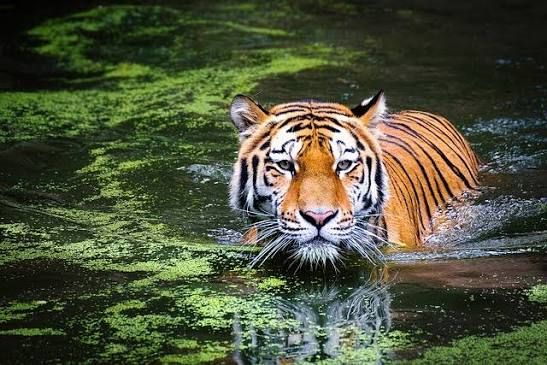
#> input picture sample images/images (4).jpg, 547 x 365 px, found by its file name
$ python ex12.py
#> lines starting #> are read from the running program, lines starting #| are printed output that depends on the picture
import cv2
import numpy as np

img = cv2.imread(r"D:\Computer vision\sample images\images (4).jpg")
#> img is the input picture: shape (365, 547, 3); mean B, G, R 59.3, 83.1, 77.5

if img is None:
    print("Error: Image not found!")
else:
    rows, cols = img.shape[:2]
#> rows = 365; cols = 547

    pts1 = np.float32([[50,50],[250,50],[50,250],[250,250]])
    pts2 = np.float32([[0,0],[300,0],[0,300],[300,300]])

    M = cv2.getPerspectiveTransform(pts1, pts2)

    perspective = cv2.warpPerspective(img, M, (300,300))
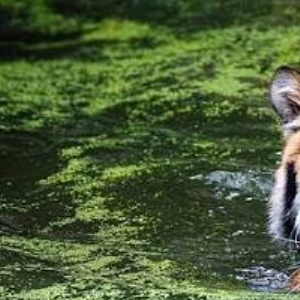
#> perspective: shape (300, 300, 3); mean B, G, R 54, 91.7, 73.4

    cv2.imshow("Original Image", img)
    cv2.imshow("Perspective Transformation", perspective)

    cv2.waitKey(0)
    cv2.destroyAllWindows()

$ run again, with sample images/images (1).jpg copied over sample images/images (4).jpg
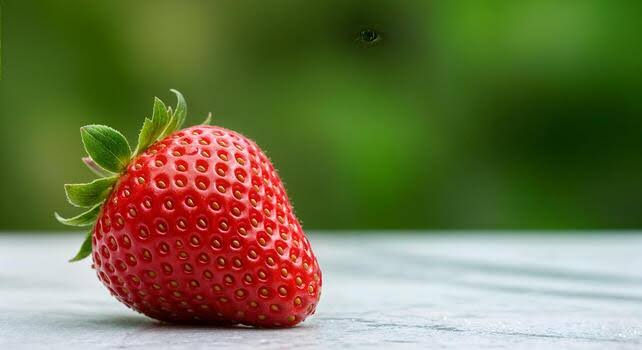
#> input picture sample images/images (1).jpg, 642 x 350 px, found by its file name
#> img is the input picture: shape (350, 642, 3); mean B, G, R 73.7, 116, 112.3
#> `perspective = cv2.warpPerspective(img, M, (300,300))`:
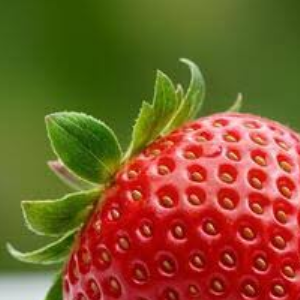
#> perspective: shape (300, 300, 3); mean B, G, R 41.5, 88.8, 126.5

$ run again, with sample images/images (2).jpg copied over sample images/images (4).jpg
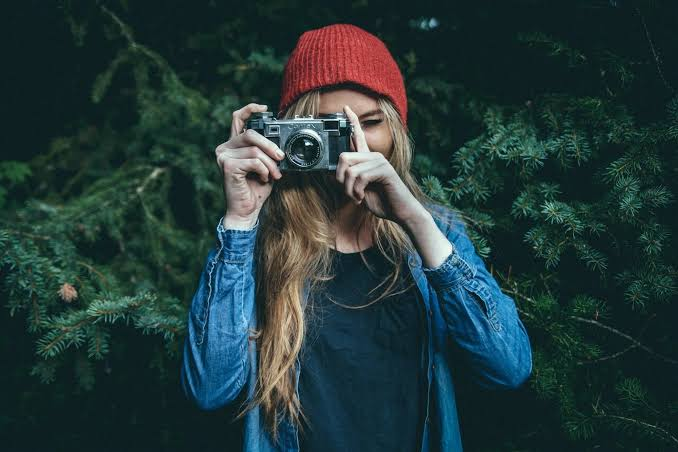
#> input picture sample images/images (2).jpg, 678 x 452 px, found by its file name
#> img is the input picture: shape (452, 678, 3); mean B, G, R 56.8, 56.5, 35.3
#> `perspective = cv2.warpPerspective(img, M, (300,300))`:
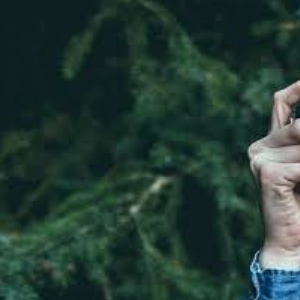
#> perspective: shape (300, 300, 3); mean B, G, R 52.4, 59.8, 36.4

$ run again, with sample images/images (3).jpg copied over sample images/images (4).jpg
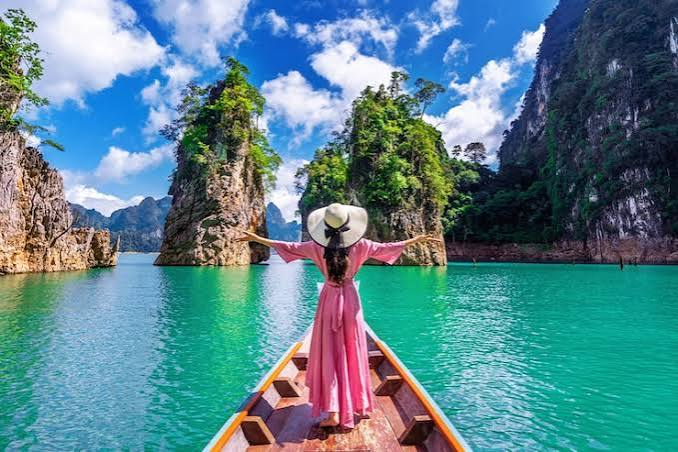
#> input picture sample images/images (3).jpg, 678 x 452 px, found by its file name
#> img is the input picture: shape (452, 678, 3); mean B, G, R 142.7, 131.7, 89.5
#> `perspective = cv2.warpPerspective(img, M, (300,300))`:
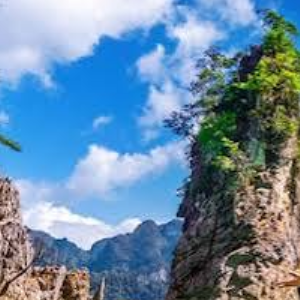
#> perspective: shape (300, 300, 3); mean B, G, R 164.9, 138, 106.6
